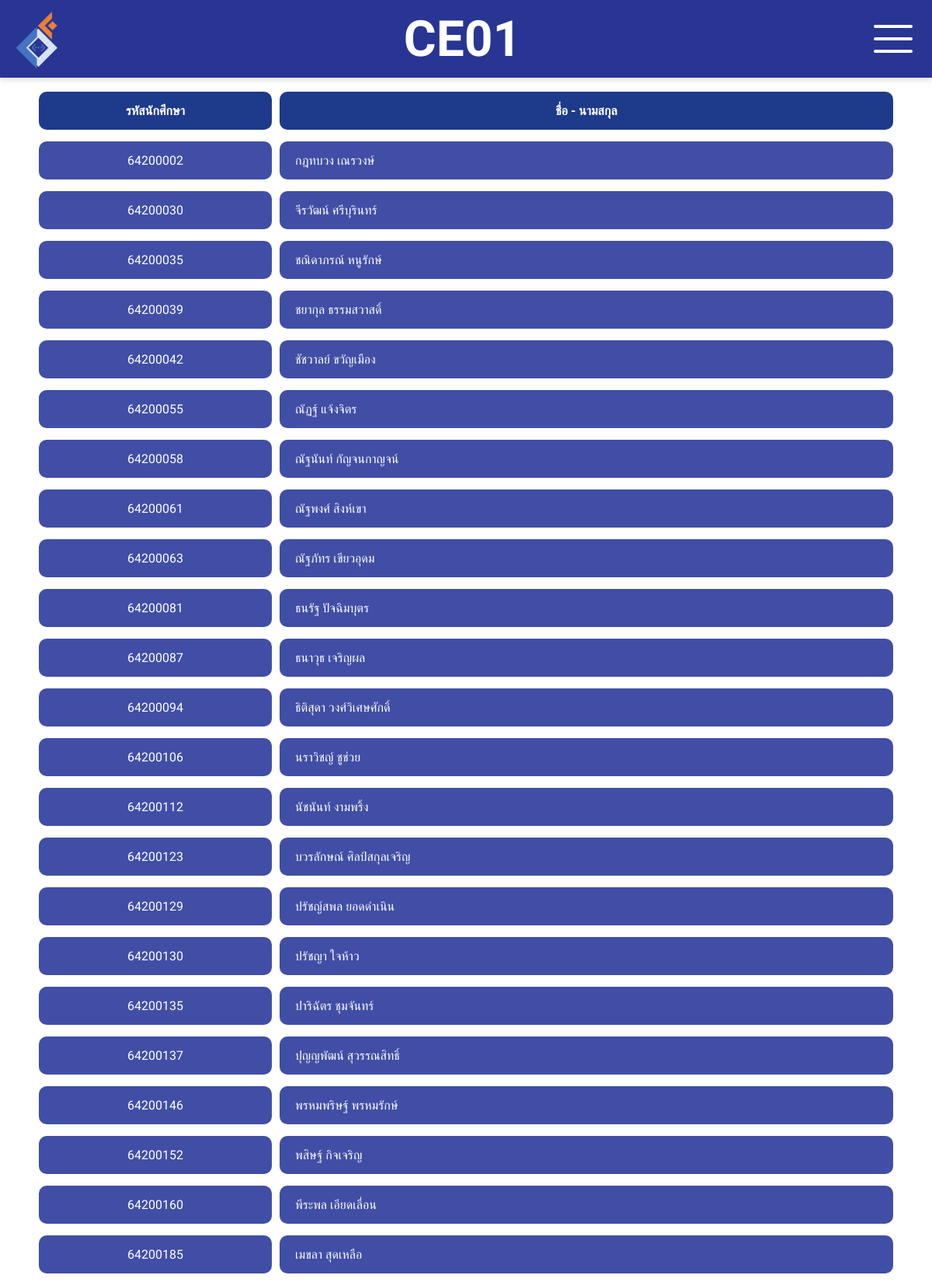
The app's page /students/ce04/ (upper part) with its own data.
### app_students/models.py (models this page shows, shortened)
class GoogleSheetData(models.Model):
    D = models.IntegerField()
    email = models.EmailField()
    years = models.IntegerField(null=True, blank=True)
    student_id = models.CharField(max_length=255)
    title = models.CharField(max_length=255)
    name = models.CharField(max_length=255)
    nickname = models.CharField(max_length=255)
    gender = models.CharField(max_length=255)
    phone = models.CharField(max_length=255)

### app_students/views.py (the view)
# urls.py: path('ce04/', views.ce04s, name='ce04s'),
def ce04s(request):
    ce04s = GoogleSheetData.objects.all()
    return render(request, 'app_students/ce04s.html',{'ce04s':ce04s})

### app_students/templates/app_students/ce04s.html (shortened to what this page needs)
{% load static %}
{% block content %}
<div style="height: 30px; width: 100%"></div>
<nav class="navbar">
  <div class="logo">
    <a href="{% url 'home' %}">
      <img src="{% static 'img/picture/Logo_ce.png' %}" alt="CE Logo" />
    </a>
  </div>
  <div class="">
    <a href="{% url 'home' %}" style="color: white; text-decoration: none;">CE01</a>
  </div>
  <div class="hamburger" onclick="toggleMenu()">
    <div></div>
    <div></div>
    <div></div>
  </div>
</nav>
<h1
  style="
    text-align: center;
    color: #ffff;
    margin-bottom: 20px;
    font-family: 'Sarabun', sans-serif;
  "
>
</h1>
<div
  style="
    width: 100%;
    margin: auto;
    padding: 30px;
    font-family: 'Sarabun', sans-serif;
  "
>
  <div style="display: flex; padding: 0px 20px; gap: 10px">
    <div
      style="
        display: inline-block;
        background: #1e3a8a;
        color: white;
        padding: 15px 20px;
        border-radius: 10px;
        width: 300px;
        font-weight: bold;
        text-align: center;
      "
    >
      รหัสนักศึกษา
    </div>
    <div
      style="
        flex: 1;
        text-align: center;
        background: #1e3a8a;
        color: white;
        padding: 15px 20px;
        border-radius: 10px;
        font-weight: bold;
      "
    >
      ชื่อ - นามสกุล
    </div>
  </div>
  <div style="border-radius: 0 0 10px 10px">
    {% for item in ce04s %}
    {% if item.years == 4 %}
    <div style="display: flex; margin: 15px 20px; gap: 10px">
      <div
        style="
          display: inline-block;
          background: #414ea6;
          color: white;
          padding: 15px 20px;
          border-radius: 10px;
          width: 300px;
          text-align: center;
        "
      >
        <a
          href="#"
          onclick="event.preventDefault(); showPopup('{{ item.student_id }}', '{{ item.name }}', '{{ item.gender }}', '{{ item.email }}', '{{ item.nickname }}', '{{ item.phone }}', '{{ item.years }}')"
          style="color: white; text-decoration: none"
        >
          {{ item.student_id }}
        </a>
      </div>
      <div
        style="
          flex: 1;
          background: #414ea6;
          color: white;
          padding: 15px 20px;
          border-radius: 10px;
        "
      >
        <a
          href="#"
          onclick="event.preventDefault(); showPopup('{{ item.student_id }}', '{{ item.name }}', '{{ item.gender }}', '{{ item.email }}', '{{ item.nickname }}', '{{ item.phone }}', '{{ item.years }}')"
          style="color: white; text-decoration: none"
        >
          {{ item.name }}
        </a>
      </div>
    </div>
    {% endif %}
    {% empty %}
    <div style="padding: 20px; text-align: center; color: red;">
      ไม่พบนักศึกษาชั้นปีที่ 4
    </div>
    {% endfor %}
  </div>
</div>
{% endblock content %}

### app_students/templates/app_students/ce04s.html (style rules this page uses)
* { margin: 0; padding: 0; box-sizing: border-box; }
.navbar { position: fixed; top: 0; width: 100%; display: flex; justify-content: space-between; gap: 10px; align-items: center; color: white; font-size: 64px; font-weight: 700; background-color: #283593; padding: 10px 0; height: 100px; z-index: 999; box-shadow: 0 4px 6px rgba(0, 0, 0, 0.1); }
.navbar a { color: white; text-decoration: none; }
.logo { padding: 0 0 0 10px; }
.logo a img { object-fit: cover; height: 80px; }
.hamburger { width: 100px; padding: 10px; display: flex; flex-direction: column; justify-content: center; align-items: center; cursor: pointer; }
.hamburger div { border-radius: 100vw; width: 50px; height: 4px; background-color: white; margin: 6px 0; }
body, h1, div, p, a, span { font-family: "Sarabun", sans-serif; }

### records on screen
GoogleSheetData: student_id "64200002", name "กฎทบวง เณรวงษ์"
GoogleSheetData: student_id "64200030", name "จีรวัฒน์ ศรีบุรินทร์"
GoogleSheetData: student_id "64200035", name "ชณิดาภรณ์ หนูรักษ์"
GoogleSheetData: student_id "64200039", name "ชยากุล ธรรมสวาสดิ์"
GoogleSheetData: student_id "64200042", name "ชัชวาลย์ ขวัญเมือง"
GoogleSheetData: student_id "64200055", name "ณัฏฐ์ แจ้งจิตร"
GoogleSheetData: student_id "64200058", name "ณัฐนันท์ กัญจนกาญจน์"
GoogleSheetData: student_id "64200061", name "ณัฐพงศ์ สิงห์เขา"
GoogleSheetData: student_id "64200063", name "ณัฐภัทร เขียวอุดม"
GoogleSheetData: student_id "64200081", name "ธนรัฐ ปัจฉิมบุตร"
GoogleSheetData: student_id "64200087", name "ธนาวุธ เจริญผล"
GoogleSheetData: student_id "64200094", name "ธิติสุดา วงศ์วิเศษศักดิ์"
GoogleSheetData: student_id "64200106", name "นราวิชญ์ ชูช่วย"
GoogleSheetData: student_id "64200112", name "นัชนันท์ งามพริ้ง"
GoogleSheetData: student_id "64200123", name "บวรลักษณ์ ศิลป์สกุลเจริญ"
GoogleSheetData: student_id "64200129", name "ปรัชญ์สพล ยอดดำเนิน"
GoogleSheetData: student_id "64200130", name "ปรัชญา ใจห้าว"
GoogleSheetData: student_id "64200135", name "ปาริฉัตร ชุมจันทร์"
GoogleSheetData: student_id "64200137", name "ปุญญพัฒน์ สุวรรณสิทธิ์"
GoogleSheetData: student_id "64200146", name "พรหมพริษฐ์ พรหมรักษ์"
GoogleSheetData: student_id "64200152", name "พสิษฐ์ กิจเจริญ"
GoogleSheetData: student_id "64200160", name "พีระพล เอียดเลื่อน"
GoogleSheetData: student_id "64200185", name "เมขลา สุดเหลือ"
